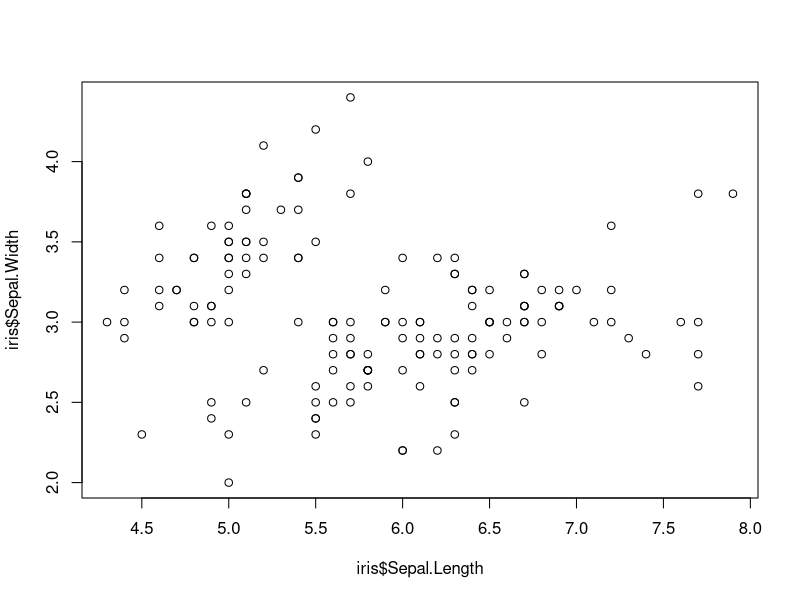
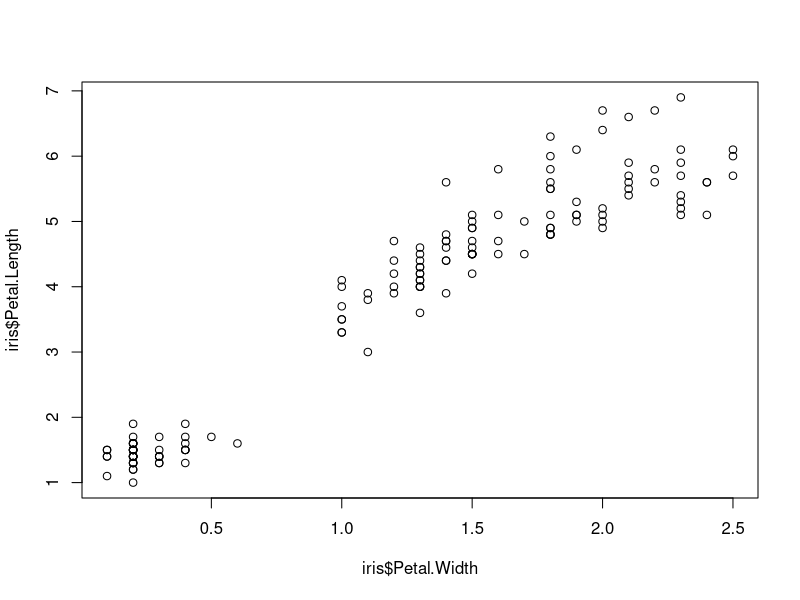
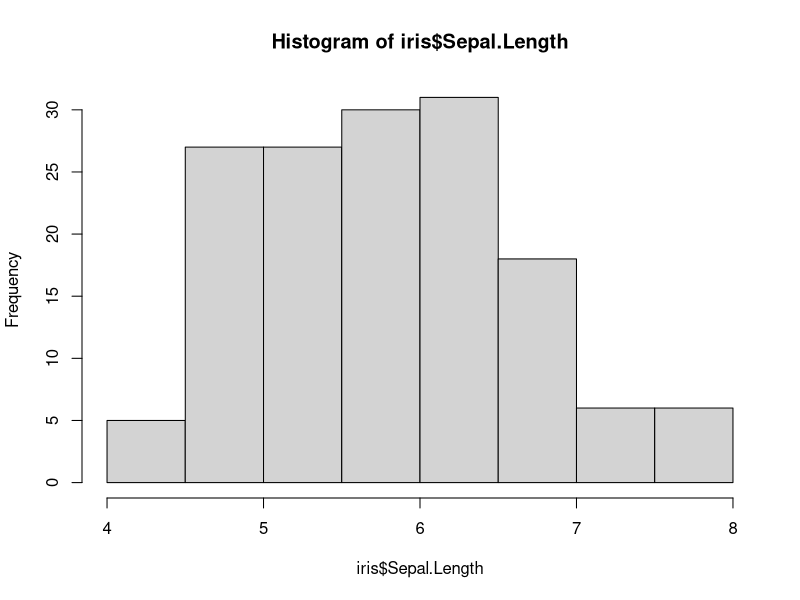
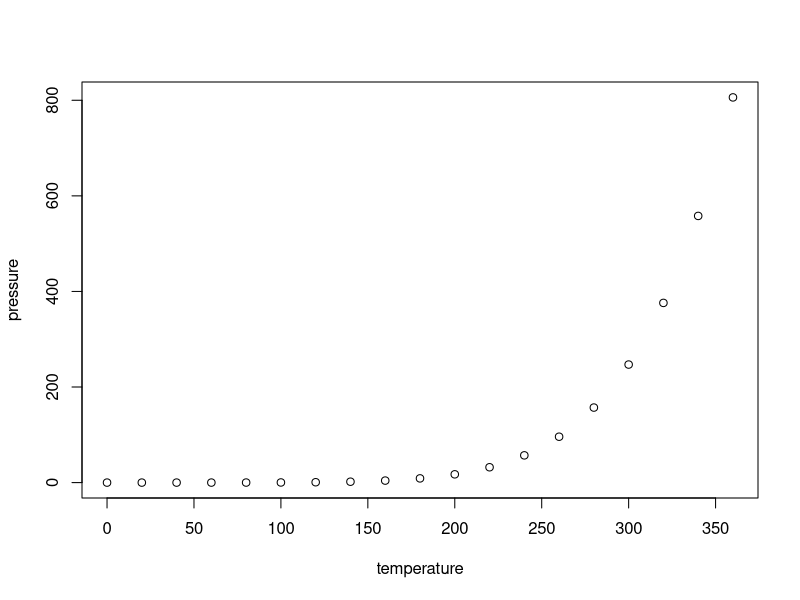

Reproduce these figures in R, in order.
## ---- chunk 1
knitr::opts_chunk$set(echo = TRUE)
## ---- chunk 2
data = iris
plot(x = iris$Sepal.Length, y = iris$Sepal.Width)

plot(x = iris$Petal.Width, y = iris$Petal.Length)

hist(x = iris$Sepal.Length)

## ---- chunk 3
plot(pressure)
